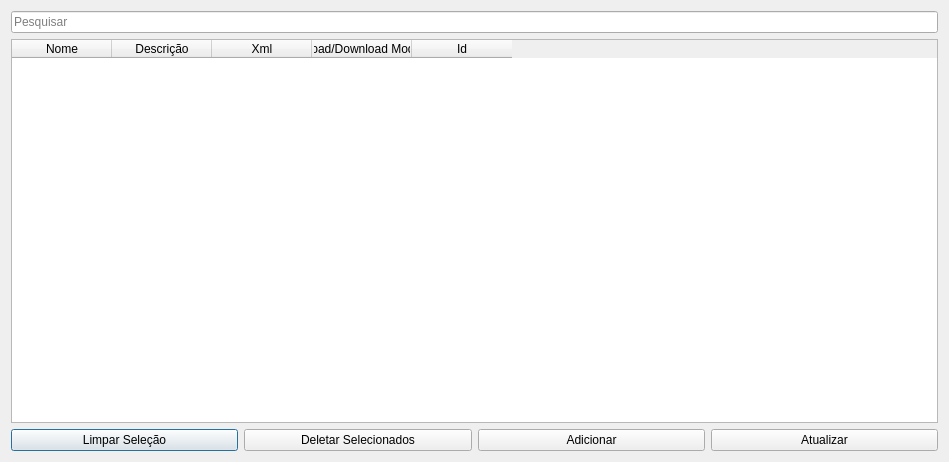
<?xml version="1.0" encoding="UTF-8"?>
<ui version="4.0">
 <class>Dialog</class>
 <widget class="QDialog" name="Dialog">
  <property name="geometry">
   <rect>
    <x>0</x>
    <y>0</y>
    <width>949</width>
    <height>462</height>
   </rect>
  </property>
  <property name="windowTitle">
   <string>Gerenciador de Modelos</string>
  </property>
  <layout class="QGridLayout" name="gridLayout">
   <item row="1" column="0">
    <widget class="QTableWidget" name="tableWidget">
     <column>
      <property name="text">
       <string>Nome</string>
      </property>
     </column>
     <column>
      <property name="text">
       <string>Descrição</string>
      </property>
     </column>
     <column>
      <property name="text">
       <string>Xml</string>
      </property>
     </column>
     <column>
      <property name="text">
       <string>Upload/Download Modelo</string>
      </property>
     </column>
     <column>
      <property name="text">
       <string>Id</string>
      </property>
     </column>
    </widget>
   </item>
   <item row="2" column="0">
    <layout class="QHBoxLayout" name="horizontalLayout">
     <item>
      <widget class="QPushButton" name="clearSelectionBtn">
       <property name="text">
        <string>Limpar Seleção</string>
       </property>
      </widget>
     </item>
     <item>
      <widget class="QPushButton" name="delBtn">
       <property name="text">
        <string>Deletar Selecionados</string>
       </property>
      </widget>
     </item>
     <item>
      <widget class="QPushButton" name="addFormBtn">
       <property name="text">
        <string>Adicionar</string>
       </property>
      </widget>
     </item>
     <item>
      <widget class="QPushButton" name="saveBtn">
       <property name="text">
        <string>Atualizar</string>
       </property>
      </widget>
     </item>
    </layout>
   </item>
   <item row="0" column="0">
    <widget class="QLineEdit" name="searchLe">
     <property name="placeholderText">
      <string>Pesquisar</string>
     </property>
    </widget>
   </item>
  </layout>
 </widget>
 <resources/>
 <connections/>
</ui>
